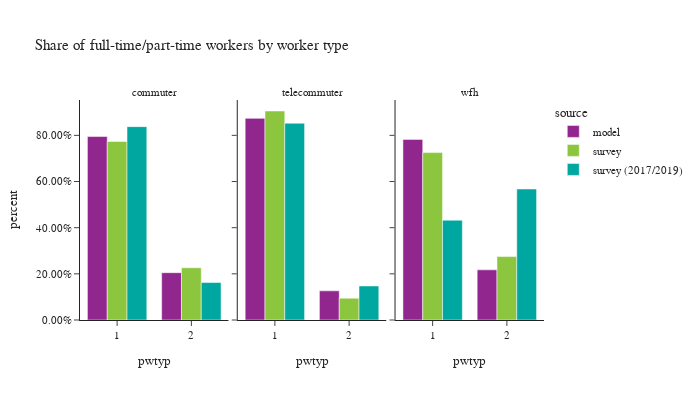

The notebook cell this image was saved under:
### Code cell
# worker counts by worker type
df_worker_count = workers.groupby(['source','worker_type','pwtyp'])['pdexpfac']. \
    sum().reset_index()
df_worker_count['percent'] = df_worker_count.groupby(['source','worker_type'], group_keys=False)['pdexpfac']. \
    apply(lambda x: x / float(x.sum()))

df_worker_count_ct = workers.groupby(['source','worker_type','pwtyp'])['pdexpfac'].count().reset_index(). \
    rename(columns={'pdexpfac':'sample count'})
df_worker_count = df_worker_count.merge(df_worker_count_ct, on=['source','worker_type','pwtyp']). \
    rename(columns={'pdexpfac':'total count'})

fig = px.bar(df_worker_count.sort_values(by=['source']), x='pwtyp', y="percent",
             facet_col="worker_type",color="source",hover_data=['sample count','total count'],
             barmode="group",
             title="Share of full-time/part-time workers by worker type")
fig.for_each_annotation(lambda a: a.update(text = a.text.split("=")[-1]))
fig.update_layout(height=400, width=700, font=dict(size=11),
                  yaxis_tickformat = '.2%')
fig.show()

### Figure 1 — Plotly figure (JSON) as saved in the notebook; plotly's stock layout.template omitted (floating-point values rounded to 4 significant figures)
{"data": [{"alignmentgroup": "True", "customdata": [[1359000.0, 1359000.0], [350500.0, 350500.0]], "hovertemplate": "source=model<br>worker_type=commuter<br>pwtyp=%{x}<br>percent=%{y}<br>sample count=%{customdata[0]}<br>total count=%{customdata[1]}<extra></extra>", "legendgroup": "model", "marker": {"color": "#91268F", "pattern": {"shape": ""}}, "name": "model", "offsetgroup": "model", "orientation": "v", "showlegend": true, "textposition": "auto", "type": "bar", "x": [1.0, 2.0], "xaxis": "x", "y": [0.7949, 0.2051], "yaxis": "y"}, {"alignmentgroup": "True", "customdata": [[258700.0, 258700.0], [37430.0, 37430.0]], "hovertemplate": "source=model<br>worker_type=telecommuter<br>pwtyp=%{x}<br>percent=%{y}<br>sample count=%{customdata[0]}<br>total count=%{customdata[1]}<extra></extra>", "legendgroup": "model", "marker": {"color": "#91268F", "pattern": {"shape": ""}}, "name": "model", "offsetgroup": "model", "orientation": "v", "showlegend": false, "textposition": "auto", "type": "bar", "x": [1.0, 2.0], "xaxis": "x2", "y": [0.8736, 0.1264], "yaxis": "y2"}, {"alignmentgroup": "True", "customdata": [[216000.0, 216000.0], [60010.0, 60010.0]], "hovertemplate": "source=model<br>worker_type=wfh<br>pwtyp=%{x}<br>percent=%{y}<br>sample count=%{customdata[0]}<br>total count=%{customdata[1]}<extra></extra>", "legendgroup": "model", "marker": {"color": "#91268F", "pattern": {"shape": ""}}, "name": "model", "offsetgroup": "model", "orientation": "v", "showlegend": false, "textposition": "auto", "type": "bar", "x": [1.0, 2.0], "xaxis": "x3", "y": [0.7826, 0.2174], "yaxis": "y3"}, {"alignmentgroup": "True", "customdata": [[373.0, 273900.0], [1573.0, 936900.0]], "hovertemplate": "source=survey<br>worker_type=commuter<br>pwtyp=%{x}<br>percent=%{y}<br>sample count=%{customdata[0]}<br>total count=%{customdata[1]}<extra></extra>", "legendgroup": "survey", "marker": {"color": "#8CC63E", "pattern": {"shape": ""}}, "name": "survey", "offsetgroup": "survey", "orientation": "v", "showlegend": true, "textposition": "auto", "type": "bar", "x": [2.0, 1.0], "xaxis": "x", "y": [0.2262, 0.7738], "yaxis": "y"}, {"alignmentgroup": "True", "customdata": [[71.0, 16110.0], [644.0, 154400.0]], "hovertemplate": "source=survey<br>worker_type=telecommuter<br>pwtyp=%{x}<br>percent=%{y}<br>sample count=%{customdata[0]}<br>total count=%{customdata[1]}<extra></extra>", "legendgroup": "survey", "marker": {"color": "#8CC63E", "pattern": {"shape": ""}}, "name": "survey", "offsetgroup": "survey", "orientation": "v", "showlegend": false, "textposition": "auto", "type": "bar", "x": [2.0, 1.0], "xaxis": "x2", "y": [0.09449, 0.9055], "yaxis": "y2"}, {"alignmentgroup": "True", "customdata": [[150.0, 59780.0], [600.0, 157800.0]], "hovertemplate": "source=survey<br>worker_type=wfh<br>pwtyp=%{x}<br>percent=%{y}<br>sample count=%{customdata[0]}<br>total count=%{customdata[1]}<extra></extra>", "legendgroup": "survey", "marker": {"color": "#8CC63E", "pattern": {"shape": ""}}, "name": "survey", "offsetgroup": "survey", "orientation": "v", "showlegend": false, "textposition": "auto", "type": "bar", "x": [2.0, 1.0], "xaxis": "x3", "y": [0.2748, 0.7252], "yaxis": "y3"}, {"alignmentgroup": "True", "customdata": [[4772.0, 1042000.0], [746.0, 201700.0]], "hovertemplate": "source=survey (2017/2019)<br>worker_type=commuter<br>pwtyp=%{x}<br>percent=%{y}<br>sample count=%{customdata[0]}<br>total count=%{customdata[1]}<extra></extra>", "legendgroup": "survey (2017/2019)", "marker": {"color": "#00A7A0", "pattern": {"shape": ""}}, "name": "survey (2017/2019)", "offsetgroup": "survey (2017/2019)", "orientation": "v", "showlegend": true, "textposition": "auto", "type": "bar", "x": [1.0, 2.0], "xaxis": "x", "y": [0.8378, 0.1622], "yaxis": "y"}, {"alignmentgroup": "True", "customdata": [[311.0, 101200.0], [66.0, 17520.0]], "hovertemplate": "source=survey (2017/2019)<br>worker_type=telecommuter<br>pwtyp=%{x}<br>percent=%{y}<br>sample count=%{customdata[0]}<br>total count=%{customdata[1]}<extra></extra>", "legendgroup": "survey (2017/2019)", "marker": {"color": "#00A7A0", "pattern": {"shape": ""}}, "name": "survey (2017/2019)", "offsetgroup": "survey (2017/2019)", "orientation": "v", "showlegend": false, "textposition": "auto", "type": "bar", "x": [1.0, 2.0], "xaxis": "x2", "y": [0.8525, 0.1475], "yaxis": "y2"}, {"alignmentgroup": "True", "customdata": [[297.0, 39840.0], [271.0, 52290.0]], "hovertemplate": "source=survey (2017/2019)<br>worker_type=wfh<br>pwtyp=%{x}<br>percent=%{y}<br>sample count=%{customdata[0]}<br>total count=%{customdata[1]}<extra></extra>", "legendgroup": "survey (2017/2019)", "marker": {"color": "#00A7A0", "pattern": {"shape": ""}}, "name": "survey (2017/2019)", "offsetgroup": "survey (2017/2019)", "orientation": "v", "showlegend": false, "textposition": "auto", "type": "bar", "x": [1.0, 2.0], "xaxis": "x3", "y": [0.4324, 0.5676], "yaxis": "y3"}], "layout": {"annotations": [{"font": {}, "showarrow": false, "text": "commuter", "x": 0.16, "xanchor": "center", "xref": "paper", "y": 1.0, "yanchor": "bottom", "yref": "paper"}, {"font": {}, "showarrow": false, "text": "telecommuter", "x": 0.5, "xanchor": "center", "xref": "paper", "y": 1.0, "yanchor": "bottom", "yref": "paper"}, {"font": {}, "showarrow": false, "text": "wfh", "x": 0.84, "xanchor": "center", "xref": "paper", "y": 1.0, "yanchor": "bottom", "yref": "paper"}], "barmode": "group", "font": {"size": 11}, "height": 400, "legend": {"title": {"text": "source"}, "tracegroupgap": 0}, "title": {"text": "Share of full-time/part-time workers by worker type"}, "width": 700, "xaxis": {"anchor": "y", "domain": [0.0, 0.32], "title": {"text": "pwtyp"}}, "xaxis2": {"anchor": "y2", "domain": [0.34, 0.66], "matches": "x", "title": {"text": "pwtyp"}}, "xaxis3": {"anchor": "y3", "domain": [0.68, 1.0], "matches": "x", "title": {"text": "pwtyp"}}, "yaxis": {"anchor": "x", "domain": [0.0, 1.0], "tickformat": ".2%", "title": {"text": "percent"}}, "yaxis2": {"anchor": "x2", "domain": [0.0, 1.0], "matches": "y", "showticklabels": false}, "yaxis3": {"anchor": "x3", "domain": [0.0, 1.0], "matches": "y", "showticklabels": false}}}
